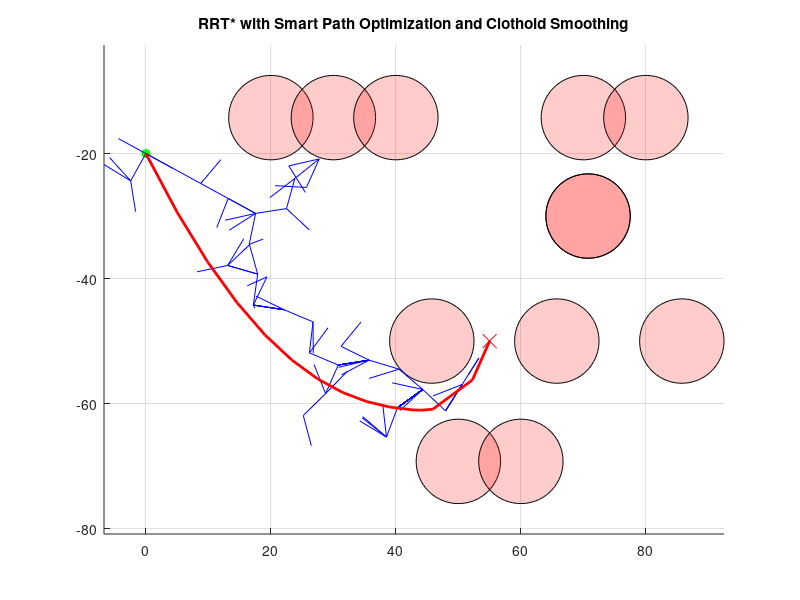
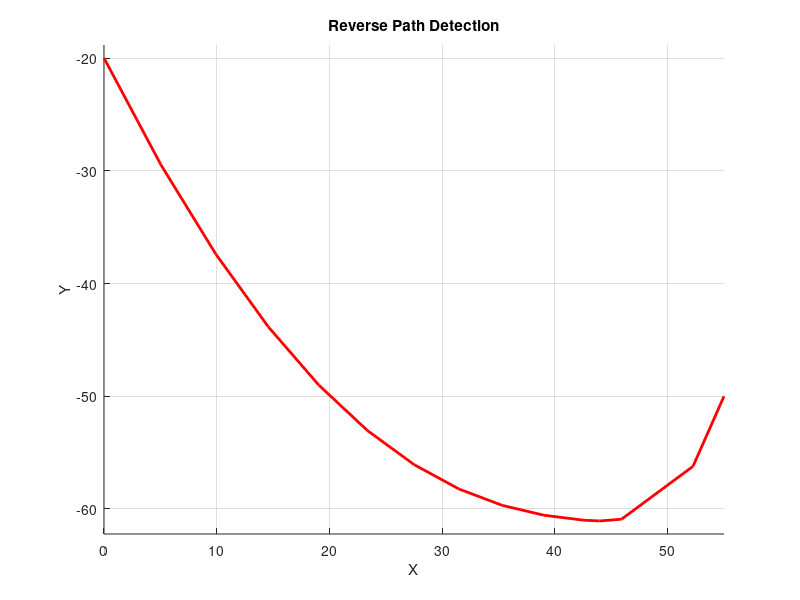

The MATLAB source for these figures, in order:

function rrt_star_rs()
    % 🚗 사용자 지정 환경 설정
    map_boundary = [0, 0, 100, 0, 100, -100, 0, -100];
     traffic_info = [
        % 🔴 왼쪽 세로 주차열 (회전 주차)
        20, -20, pi/2;
        30, -20, pi/2;
        40, -20, pi/2;

        % 🔴 가운데 가로 주차열
        40, -50, 0;
        60, -50, 0;
        80, -50, 0;

        % 🔴 오른쪽 세로 주차열
        70, -20, pi/2;
        80, -20, pi/2;

        % 🔴 혼잡 영역 추가
        50, -75, pi/2;
        60, -75, pi/2;

        % 🔴 자유 공간 사이 장애물 (불규칙)
        
        65, -30, 0;
        65, -30, 0;
        ];
    traffic_size = [2.48, 11.5];
    start = [0, -20, 0];  % 초기 yaw 포함
    goal = [55, -50, pi/2]; % 목표 yaw 포함
    space = [0, 100, -100, 0];

    config.eta = 1;
    config.gamma = 5;
    config.goal_sample_rate = 0.5;
    config.goal_range = 2.0;
    config.min_turning_radius = 5;  % 최소 회전 반경
    max_iter = 3000;

    % === 장애물 원형 근사 ===
    obstacles = [];
    r_buffer = 1.0;
    w = traffic_size(1); l = traffic_size(2);
    for i = 1:size(traffic_info, 1)
        yaw = traffic_info(i,3);
        rear_offset = (l/2) * [-cos(yaw), -sin(yaw)];
        center = traffic_info(i,1:2) - rear_offset;
        obstacles(end+1,:) = [center, max(w, l)/2 + r_buffer];
    end

    % 초기 노드 설정
    nodes(1).id = 1;
    nodes(1).pos = start;
    nodes(1).cost = 0;
    nodes(1).parent = 0;

    node_id = 2;
    goal_id = -1;

    figure; hold on; axis equal; grid on;
    plot_obstacles(obstacles);
    plot(start(1), start(2), 'go', 'MarkerFaceColor', 'g');
    plot(goal(1), goal(2), 'rx', 'MarkerSize', 10);

    for i = 1:max_iter
        if rand < config.goal_sample_rate
            sample = goal;
        else
            sample = [rand_range(space(1), space(2)), rand_range(space(3), space(4)), rand_range(-pi, pi)];
        end

        nearest = get_nearest_node(nodes, sample);
        new_pos = reeds_shepp_steer(nearest.pos, sample, config.min_turning_radius);

        if ~is_collision_free(nearest.pos, new_pos, obstacles)
            continue;
        end

        nodes(node_id).id = node_id;
        nodes(node_id).pos = new_pos;
        nodes(node_id).cost = nearest.cost + reeds_shepp_path_length(nearest.pos, new_pos);
        nodes(node_id).parent = nearest.id;

        if norm(new_pos(1:2) - goal(1:2)) < config.goal_range
            goal_id = node_id;
            break;
        end

        plot([nearest.pos(1), new_pos(1)], [nearest.pos(2), new_pos(2)], 'b-');
        node_id = node_id + 1;
    end

    if goal_id > 0
        path = [];
        current = goal_id;
        while current > 0
            path = [nodes(current).pos; path];
            current = nodes(current).parent;
        end

        % 1단계: RRT*-Smart로 최적 경로 탐색
        optimized_path = rrt_star_smart(path, obstacles, config);
    
        % 2단계: 클로소이드 스무딩
        smooth_path = path_clothoid_smoothing(optimized_path);

        % 최종 경로 시각화
        plot(smooth_path(:,1), smooth_path(:,2), 'r-', 'LineWidth', 2);
        %plot(optimized_path(:,1), optimized_path(:,2), 'r-', 'LineWidth', 2);
        title('RRT* with Smart Path Optimization and Clothoid Smoothing');
    else
        title('경로를 찾지 못했습니다.');
    end
    detect_reverse_path(smooth_path);
end

function val = rand_range(a, b)
    val = a + (b - a) * rand;
end

function plot_obstacles(obs)
    theta = linspace(0, 2*pi, 100);
    for i = 1:size(obs, 1)
        x = obs(i,1) + obs(i,3)*cos(theta);
        y = obs(i,2) + obs(i,3)*sin(theta);
        fill(x, y, 'r', 'FaceAlpha', 0.2);
    end
end

function nearest = get_nearest_node(nodes, sample)
    d = arrayfun(@(n) norm(n.pos - sample), nodes);
    [~, idx] = min(d);
    nearest = nodes(idx);
end

function near_ids = get_near_nodes(nodes, pos, config)
    n = length(nodes);
    r = min(config.gamma * sqrt(log(n)/n), config.eta);
    near_ids = find(arrayfun(@(n) norm(n.pos - pos) <= r, nodes));
end

function new = steer(from, to, eta)
    d = norm(to - from);
    if d < eta
        new = to;
    else
        new = from + (to - from) / d * eta;
    end
end

function flag = is_collision_free(p1, p2, obstacles)
    steps = ceil(norm(p2(1:2) - p1(1:2)) / 0.2);  % 거리 계산 시 yaw 제외
    for i = 0:steps
        pt = p1(1:2) + (p2(1:2) - p1(1:2)) * i / steps;  % 위치 정보만 사용
        for j = 1:size(obstacles, 1)
            dist = norm(pt - obstacles(j,1:2));  % 거리 계산
            if dist <= obstacles(j,3)
                flag = false;
                return;
            end
        end
    end
    flag = true;
end

function new_pos = reeds_shepp_steer(from, to, min_turning_radius)
    dx = to(1) - from(1);
    dy = to(2) - from(2);
    dtheta = to(3) - from(3);
    dist = sqrt(dx^2 + dy^2);

    % 전진과 후진 고려
    if rand > 0.5
        move_direction = 1;  % 전진
    else
        move_direction = -1; % 후진
    end

    % 회전 반경을 고려한 이동
    max_angle = atan2(dy, dx);
    move_distance = min(dist, min_turning_radius);
    new_x = from(1) + move_direction * cos(max_angle) * move_distance;
    new_y = from(2) + move_direction * sin(max_angle) * move_distance;
    new_yaw = from(3) + dtheta;

    new_pos = [new_x, new_y, new_yaw];
end

function length = reeds_shepp_path_length(from, to)
    dx = to(1) - from(1);
    dy = to(2) - from(2);
    dtheta = abs(to(3) - from(3));
    length = sqrt(dx^2 + dy^2) + dtheta;
end

function detect_reverse_path(path)
    figure; hold on; axis equal; grid on;
    plot(path(:,1), path(:,2), 'r-', 'LineWidth', 2);
    title('Reverse Path Detection');
    
    % 후진 구간 탐지
    for i = 2:size(path, 1) - 1
        prev = path(i - 1, 1:2);
        curr = path(i, 1:2);
        next = path(i + 1, 1:2);

        % 방향 벡터 계산
        v1 = curr - prev;
        v2 = next - curr;

        % 방향 벡터의 내적 계산
        dot_product = dot(v1, v2);

        % 후진 여부 판단: 내적이 음수이면 후진
        if dot_product < 0
            plot(curr(1), curr(2), 'bo', 'MarkerSize', 8, 'LineWidth', 2); % 후진 구간 표시
        end
    end
    xlabel('X'); ylabel('Y');
end

function smooth_path = path_clothoid_smoothing(path)
    if size(path, 1) < 3
        smooth_path = path;
        return;
    end

    % 직선 구간 탐지 및 고정
    fixed_points = false(size(path, 1), 1);
    for i = 2:size(path, 1) - 1
        prev = path(i - 1, 1:2);
        curr = path(i, 1:2);
        next = path(i + 1, 1:2);
        
        % 세 점이 직선상에 있는지 확인
        angle1 = atan2(curr(2) - prev(2), curr(1) - prev(1));
        angle2 = atan2(next(2) - curr(2), next(1) - curr(1));
        if abs(angle1 - angle2) < deg2rad(5)
            fixed_points(i) = true;
        end
    end

    % 곡선 보간 (클로소이드) - 직선 구간 제외
    x = path(:, 1);
    y = path(:, 2);
    s = cumsum([0; sqrt(diff(x).^2 + diff(y).^2)]);  % 호 길이 계산
    ts = linspace(0, s(end), 5 * numel(s));

    % 곡률 제어를 위한 PCHIP 보간
    x_smooth = pchip(s(~fixed_points), x(~fixed_points), ts);
    y_smooth = pchip(s(~fixed_points), y(~fixed_points), ts);

    % 곡률 제한을 통한 부드러운 연결
    max_curvature = 0.05;  % 곡률 최대 값 조정
    dx = gradient(x_smooth);
    dy = gradient(y_smooth);
    ddx = gradient(dx);
    ddy = gradient(dy);
    curvature = abs((dx .* ddy - dy .* ddx) ./ (dx.^2 + dy.^2).^(3/2));

    % 곡률이 과도하면 완만하게 보정
    for k = 1:length(curvature)
        if curvature(k) > max_curvature
            factor = max_curvature / curvature(k);
            x_smooth(k) = x_smooth(k-1) + factor * (x_smooth(k) - x_smooth(k-1));
            y_smooth(k) = y_smooth(k-1) + factor * (y_smooth(k) - y_smooth(k-1));
        end
    end

    smooth_path = [x_smooth', y_smooth'];
end

function optimized_path = rrt_star_smart(path, obstacles, config)
    optimized_path = path;
    i = 1;
    while i < size(optimized_path, 1) - 1
        for j = size(optimized_path, 1):-1:i+2
            % 직선 경로로 바로 연결 가능한지 확인
            if is_collision_free(optimized_path(i, 1:2), optimized_path(j, 1:2), obstacles)
                % 경로를 직선으로 연결하여 최적화
                optimized_path = [optimized_path(1:i, :); optimized_path(j:end, :)];
                break;
            end
        end
        i = i + 1;
    end
end